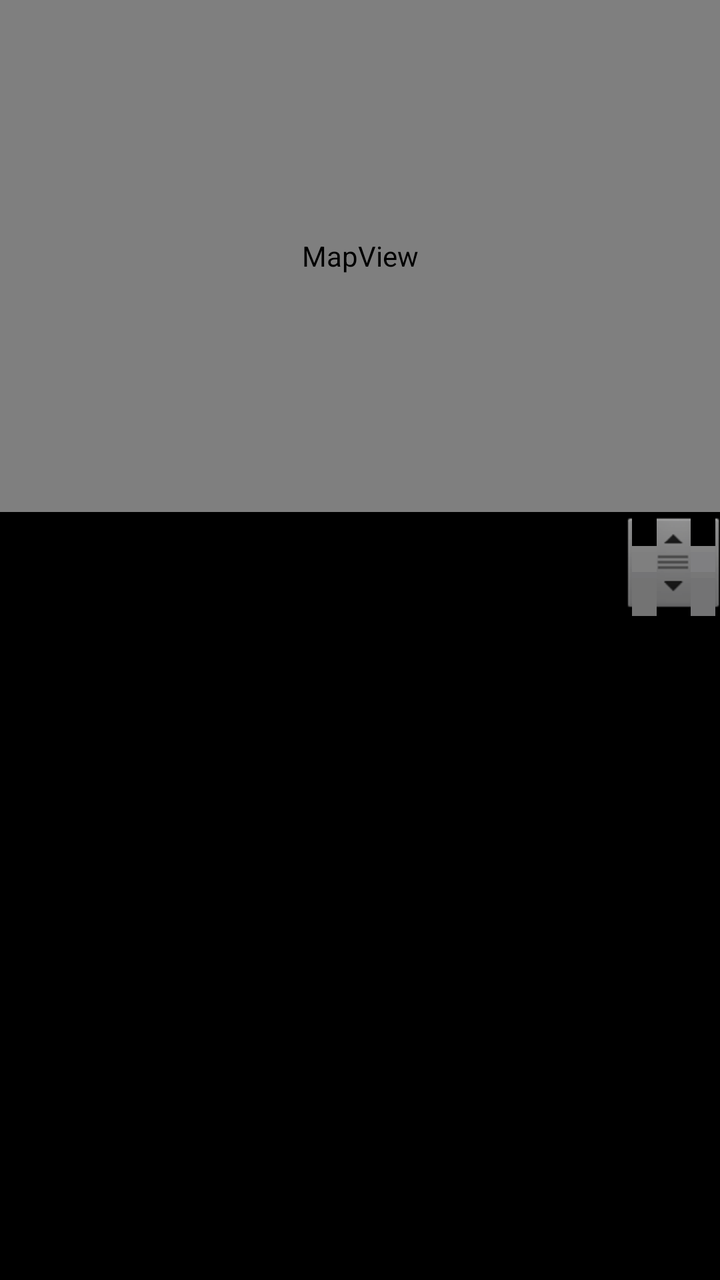
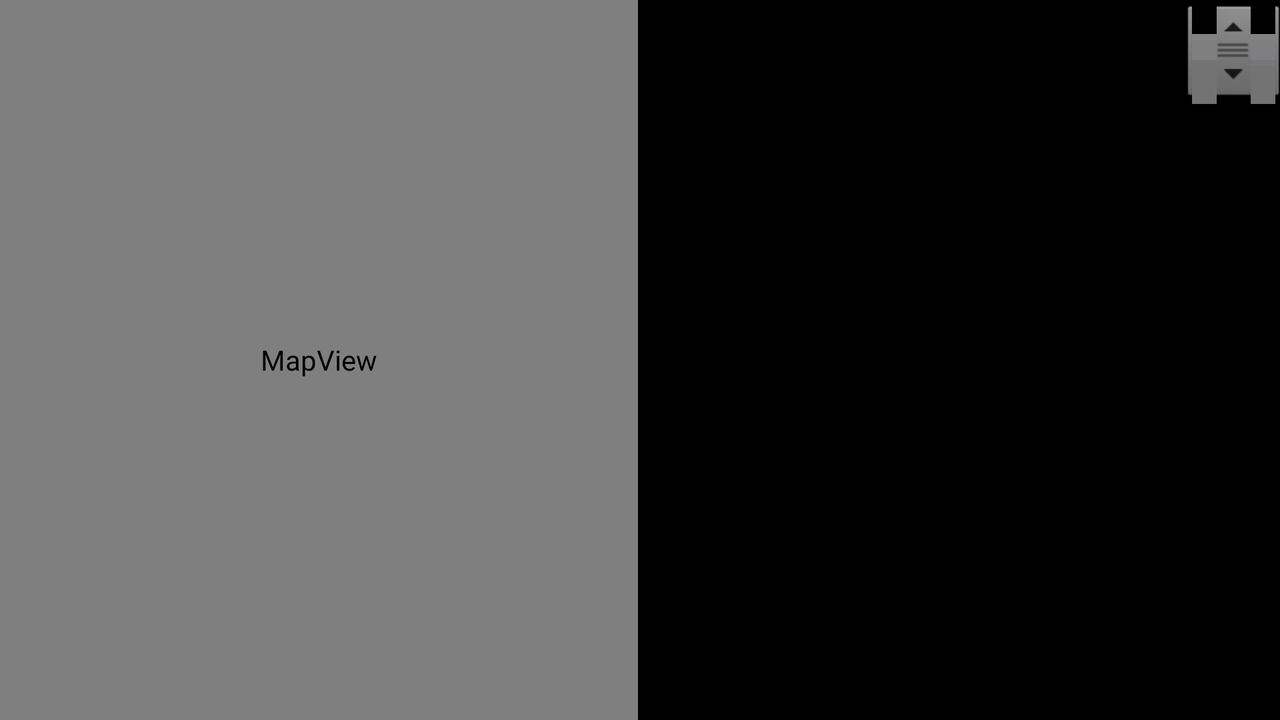

Compare how this app lays out the same screen by default and in its alternative resource folder. The renders come first, then the two layout files and the values they reference.
<!-- AndroidManifest.xml: application theme OfficialTheme -->
<!-- res/layout/city.xml -->
<?xml version="1.0" encoding="utf-8"?>
<LinearLayout xmlns:android="http://schemas.android.com/apk/res/android"
         android:orientation="vertical"
         android:layout_width="fill_parent"
         android:layout_height="fill_parent">
    <com.google.android.maps.MapView
        android:id="@+id/mapview"
        android:layout_width="fill_parent"
        android:layout_height="0dip"
        android:clickable="true"
        android:layout_weight="4"
        android:apiKey="0iUziXNlmAOnFH0ttTONNYbvkjbcubYbmorzOYA"
    />
    <ListView android:id="@+id/lineslist"
        android:layout_weight="6"
        android:layout_width="fill_parent"
        android:layout_height="0dip"
        android:fastScrollEnabled="true"
        android:drawSelectorOnTop="false"/>
</LinearLayout>
<!-- resources referenced by this layout -->
<resources>
  <style name="OfficialTheme" parent="@android:Theme">
  		
  		<item name="android:windowTitleSize">48dip</item>
          
  	</style>
</resources>
<!-- res/layout-land/city.xml (the author's variant of the layout above) -->
<!-- drawn on the phone turned sideways -->
<?xml version="1.0" encoding="utf-8"?>
<LinearLayout xmlns:android="http://schemas.android.com/apk/res/android"
         android:orientation="horizontal"
         android:layout_width="fill_parent"
         android:layout_height="fill_parent">
    <com.google.android.maps.MapView
        android:id="@+id/mapview"
        android:layout_width="0dip"
        android:layout_height="fill_parent"
        android:clickable="true"
        android:layout_weight="1"
        android:apiKey="0iUziXNlmAOnFH0ttTONNYbvkjbcubYbmorzOYA"
    />
    <ListView android:id="@+id/lineslist"
        android:layout_marginLeft="2dip"
        android:layout_weight="1"
        android:layout_width="0dip"
        android:layout_height="fill_parent"
        android:fastScrollEnabled="true"
        android:drawSelectorOnTop="false"/>
</LinearLayout>
